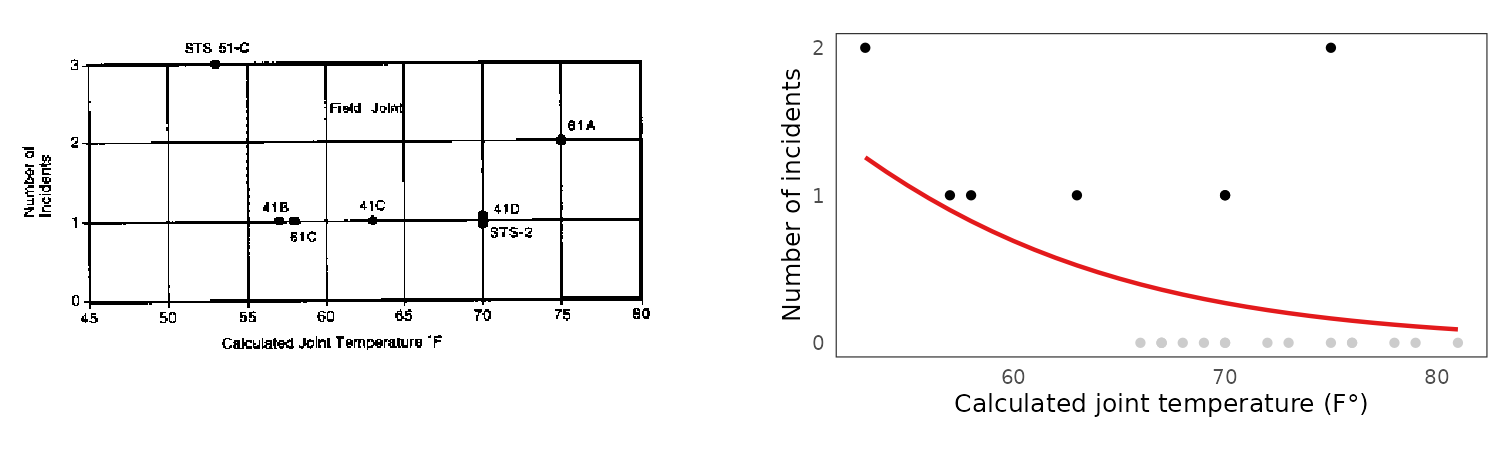

R code for this plot:
source("./figures/defaults.R")

library(magick)

data("Challeng", package = "alr4")
df <- Challeng

df$pct <- df$fail / df$n
fit <- glm(cbind(fail, n) ~ temp, data = df, family = binomial("logit"))
preds <- predict(fit, newdata = data.frame(temp = 53:81), type = "response")
preds <- data.frame(temp = 53:81, prediction = preds * 6)

original <- magick::image_read("./figures/challenger.gif")

p1 <- image_ggplot(original)
p2 <- ggplot(Challeng, aes(temp, fail, col = fail == 0)) +
  geom_point(size = 0.5) +
  geom_line(data = preds, aes(temp, prediction), col = pal_dark_3[2]) +
  scale_y_continuous(breaks = c(0:2)) +
  scale_color_manual(values = c("black", "grey80")) +
  labs(x = "Calculated joint temperature (F°)", y = "Number of incidents") +
  guides(col = "none") +
  theme(plot.margin = unit(c(0, 0, 0, 1), units = "cm"))

p <- p1 + p2

ggsave("./figures/challenger.png", p, dpi = 300,
       width = def_width, height = def_height / 2, units = "in")
